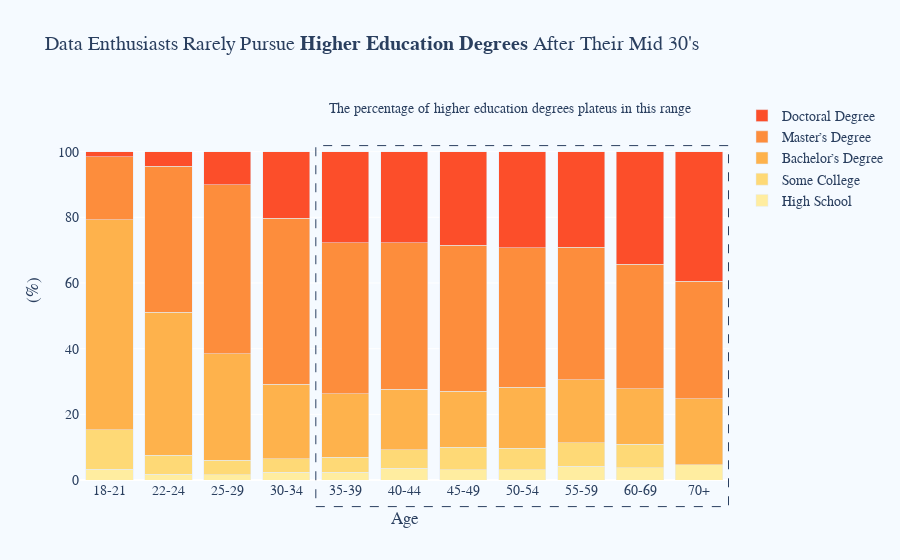

The notebook cell saved with this chart:
### Markdown cell above
Great! Looks like a lot of people on the job market are in their mid 20's and have a master's degree (same as me!). It's great to see a lot of people similar to me are working in the industry as data professionals, but this also means that my position in the market is not very unique. And it looks like as I age I will be competing against more and more doctors and PhDs... 

Is it worth doing a PhD? Maybe it's something to consider, at least to stay competitive in the market. But it's a huge time investment! Will a PhD even help me make more money? Will it help me get the types of jobs than what I am interested in? 

I can always get a job after graduation and go back to school to do a PhD, right? Let's see what the data says.

### Code cell
title="""
Data Enthusiasts Rarely Pursue <b>Higher Education Degrees</b> After Their Mid 30's
"""
fig = plot_category_segment_hist(survey.df, 
                           cat_col="AGE", 
                           seg_col="DEGREE", 
                           seg_list = degree_list,
                           normalize=True, 
                           marker_color=d_color_list,
                                 title=title,
                          )
fig.update_traces(hovertemplate="%{y:.0f} (%) %{fullData.name} in this age bracket")

fig.add_annotation(x=6.8, y=113,
                  text="The percentage of higher education degrees plateus in this range"
#                    "<br>with only a slight increase in the doctoral degrees"
                   ,
                  showarrow=False,
                  )

fig.add_vrect(x0=3.5, x1=10.5,y0=-0.07,y1=.88,
              line_width=1.0, 
              line_dash="dash",)

fig.update_layout(xaxis_title="Age", yaxis_title="(%)")

### Figure 1 — Plotly figure (JSON) as saved in the notebook; plotly's stock layout.template omitted (floating-point values rounded to 4 significant figures)
{"data": [{"hovertemplate": "%{y:.0f} (%) %{fullData.name} in this age bracket", "hovertext": "High School", "marker": {"color": "rgb(255,237,160)"}, "name": "High School", "orientation": "v", "type": "bar", "x": ["18-21", "22-24", "25-29", "30-34", "35-39", "40-44", "45-49", "50-54", "55-59", "60-69", "70+"], "y": [3.325, 1.724, 1.635, 2.407, 2.397, 3.557, 3.198, 3.199, 4.203, 3.696, 4.587]}, {"hovertemplate": "%{y:.0f} (%) %{fullData.name} in this age bracket", "hovertext": "Some College", "marker": {"color": "rgb(254,217,118)"}, "name": "Some College", "orientation": "v", "type": "bar", "x": ["18-21", "22-24", "25-29", "30-34", "35-39", "40-44", "45-49", "50-54", "55-59", "60-69"], "y": [12.05, 5.881, 4.369, 4, 4.564, 5.703, 6.742, 6.517, 7.18, 7.187]}, {"hovertemplate": "%{y:.0f} (%) %{fullData.name} in this age bracket", "hovertext": "Bachelor’s Degree", "marker": {"color": "rgb(254,178,76)"}, "name": "Bachelor’s Degree", "orientation": "v", "type": "bar", "x": ["18-21", "22-24", "25-29", "30-34", "35-39", "40-44", "45-49", "50-54", "55-59", "60-69", "70+"], "y": [63.89, 43.45, 32.46, 22.81, 19.36, 18.41, 17.03, 18.6, 19.09, 16.84, 20.18]}, {"hovertemplate": "%{y:.0f} (%) %{fullData.name} in this age bracket", "hovertext": "Master’s Degree", "marker": {"color": "rgb(253,141,60)"}, "name": "Master’s Degree", "orientation": "v", "type": "bar", "x": ["18-21", "22-24", "25-29", "30-34", "35-39", "40-44", "45-49", "50-54", "55-59", "60-69", "70+"], "y": [19.22, 44.51, 51.48, 50.56, 45.87, 44.66, 44.51, 42.42, 40.46, 37.99, 35.78]}, {"hovertemplate": "%{y:.0f} (%) %{fullData.name} in this age bracket", "hovertext": "Doctoral Degree", "marker": {"color": "rgb(252,78,42)"}, "name": "Doctoral Degree", "orientation": "v", "type": "bar", "x": ["18-21", "22-24", "25-29", "30-34", "35-39", "40-44", "45-49", "50-54", "55-59", "60-69", "70+"], "y": [1.518, 4.436, 10.06, 20.22, 27.8, 27.67, 28.52, 29.27, 29.07, 34.29, 39.45]}], "layout": {"annotations": [{"showarrow": false, "text": "The percentage of higher education degrees plateus in this range", "x": 6.8, "y": 113}], "barmode": "stack", "font": {"family": "Tahoma", "size": 14}, "paper_bgcolor": "rgb(245, 250, 256)", "plot_bgcolor": "rgb(245, 250, 256)", "shapes": [{"line": {"dash": "dash", "width": 1}, "type": "rect", "x0": 3.5, "x1": 10.5, "xref": "x", "y0": -0.07, "y1": 0.88, "yref": "y domain"}], "title": {"text": "\nData Enthusiasts Rarely Pursue <b>Higher Education Degrees</b> After Their Mid 30's\n"}, "xaxis": {"title": {"text": "Age"}}, "yaxis": {"title": {"text": "(%)"}}}}
